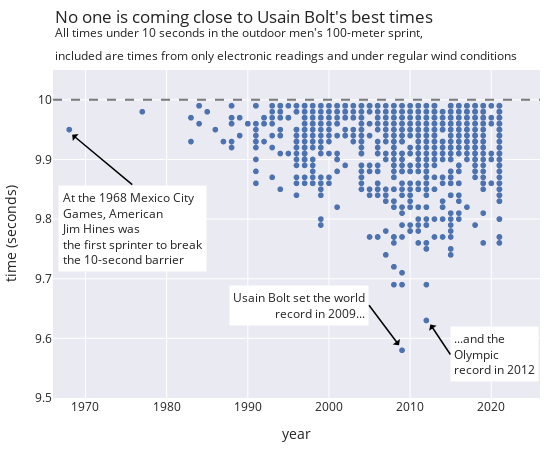

The notebook cell this image was saved under:
### Markdown cell above
When we want to prepare a plot for other people, it's important to first think
about the plot's takeaway message.
In this case, the main story is that Usain Bolt's world record time of 9.58
seconds set in 2009 is still untouched.
In fact, the second-best race time also belongs to Bolt.
We provide context to this plot by adding a title that directly states 
the main takeaway, units of measurement in the y-axis label, annotations on key points in the scatter plot, including the two best race times that belong to Usain Bolt, and a caption describing the data.
In addition, we add a horizontal reference line at 10 seconds to clarify that only times below 10 seconds are plotted, and we use a special symbol for the world record time to draw the reader's attention to this crucial point.

### Code cell
title = to_plotly_text('''
No one is coming close to Usain Bolt's best times
<sup>All times under 10 seconds in the outdoor men's 100-meter sprint,
included are times from only electronic readings and under regular wind conditions</sup>
''')

fig = px.scatter(run, x='year', y='time', hover_name='name',
                 width=550, height=450)
fig.update_yaxes(range=[9.5, 10.05], title="time (seconds)")
fig.update_xaxes(range=[1966, 2026])
margin(fig, t=70)
fig.update_layout(title=dict(text=title, y=0.95, x=0.1))

fig.add_hline(y=10.0, line_width=2, line_dash="dash", line_color="black")


hines = to_plotly_text('''
At the 1968 Mexico City
Games, American
Jim Hines was
the first sprinter to break
the 10-second barrier
''')

anno_params=dict(bgcolor='white',
                 borderpad=3,
                 arrowcolor='black',
                 showarrow=True,
                 arrowwidth=1.5)

fig.add_annotation(x=1968, y=9.95,
                   ax=60,
                   ay=50,
                   xshift=3,
                   yshift=-5,
                   yanchor='top',
                   text=hines,
                   align='left',
                   **anno_params)

fig.add_annotation(x=2009, y=9.58,
                   ax=-30,
                   ay=-40,
                   xshift=-3,
                   yshift=5,
                   xanchor='right',
                   text='Usain Bolt set the world<br>record in 2009...',
                   align='right',
                   **anno_params)

fig.add_annotation(x=2012, y=9.63,
                   ax=20,
                   ay=30,
                   xshift=4,
                   yshift=-4,
                   xanchor='left',
                   text='...and the<br>Olympic<br>record in 2012',
                   align='left',
                   **anno_params)

fig

### Figure 1 — Plotly figure (JSON) as saved in the notebook; plotly's stock layout.template omitted (floating-point values rounded to 4 significant figures; data arrays with more than 128 entries replaced by an {"elided": "..."} marker saying what was removed)
{"data": [{"hovertemplate": "<b>%{hovertext}</b><br><br>year=%{x}<br>time=%{y}<extra></extra>", "hovertext": {"elided": "1081 str values"}, "legendgroup": "", "marker": {"color": "rgb(76,114,176)", "symbol": "circle"}, "mode": "markers", "name": "", "showlegend": false, "type": "scattergl", "x": {"elided": "1081 int values"}, "xaxis": "x", "y": {"elided": "1081 float values"}, "yaxis": "y"}], "layout": {"annotations": [{"align": "left", "arrowcolor": "black", "arrowwidth": 1.5, "ax": 60, "ay": 50, "bgcolor": "white", "borderpad": 3, "showarrow": true, "text": "At the 1968 Mexico City<br>Games, American<br>Jim Hines was<br>the first sprinter to break<br>the 10-second barrier", "x": 1968, "xshift": 3, "y": 9.95, "yanchor": "top", "yshift": -5}, {"align": "right", "arrowcolor": "black", "arrowwidth": 1.5, "ax": -30, "ay": -40, "bgcolor": "white", "borderpad": 3, "showarrow": true, "text": "Usain Bolt set the world<br>record in 2009...", "x": 2009, "xanchor": "right", "xshift": -3, "y": 9.58, "yshift": 5}, {"align": "left", "arrowcolor": "black", "arrowwidth": 1.5, "ax": 20, "ay": 30, "bgcolor": "white", "borderpad": 3, "showarrow": true, "text": "...and the<br>Olympic<br>record in 2012", "x": 2012, "xanchor": "left", "xshift": 4, "y": 9.63, "yshift": -4}], "height": 450, "legend": {"tracegroupgap": 0}, "margin": {"t": 70}, "shapes": [{"line": {"color": "black", "dash": "dash", "width": 2}, "type": "line", "x0": 0, "x1": 1, "xref": "x domain", "y0": 10, "y1": 10, "yref": "y"}], "title": {"text": "No one is coming close to Usain Bolt's best times<br><sup>All times under 10 seconds in the outdoor men's 100-meter sprint,<br>included are times from only electronic readings and under regular wind conditions</sup>", "x": 0.1, "y": 0.95}, "width": 550, "xaxis": {"anchor": "y", "domain": [0, 1], "range": [1966, 2026], "title": {"text": "year"}, "type": "linear"}, "yaxis": {"anchor": "x", "domain": [0, 1], "range": [9.5, 10.05], "title": {"text": "time (seconds)"}, "type": "linear"}}}
